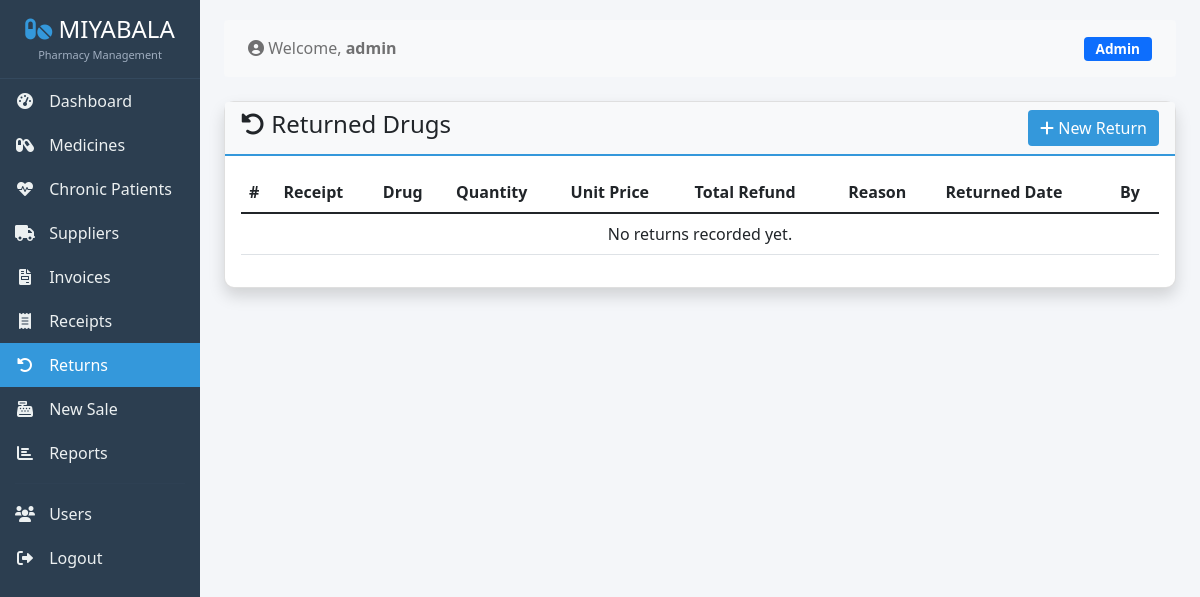
Before: /returns/ (signed in) with the older database file.
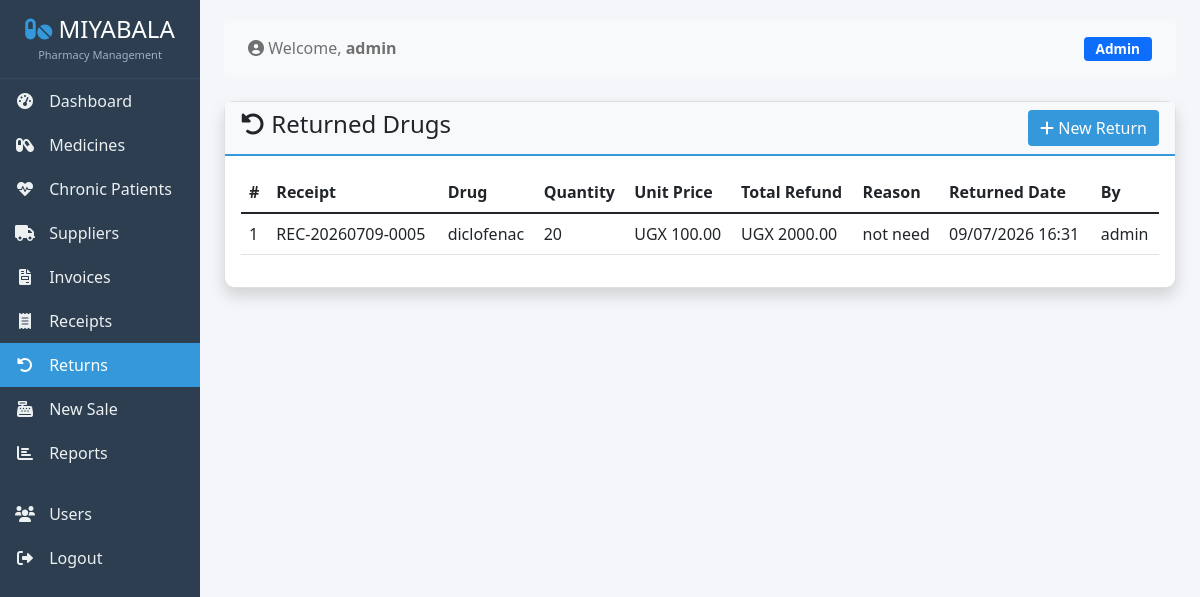
After: the same page with the newer database file.
### stock/models.py (models this page shows, shortened)
class ReturnedDrug(models.Model):
    receipt = models.ForeignKey(Receipt, on_delete=models.CASCADE, related_name='returns')
    drug = models.ForeignKey(Drug, on_delete=models.PROTECT, related_name='returns')
    quantity = models.PositiveIntegerField()
    unit_price = models.DecimalField(max_digits=10, decimal_places=2)
    total_refund = models.DecimalField(max_digits=12, decimal_places=2)
    reason = models.TextField(blank=True, null=True)
    returned_date = models.DateTimeField(auto_now_add=True)
    created_by = models.ForeignKey(User, on_delete=models.SET_NULL, null=True, related_name='returns_created')
    class Meta:
        ordering = ['-returned_date']
        verbose_name_plural = "Returned Drugs"

class Receipt(models.Model):
    receipt_number = models.CharField(max_length=50, unique=True)
    sale = models.ForeignKey(Sale, on_delete=models.CASCADE, related_name='receipts', null=True, blank=True)
    customer_name = models.CharField(max_length=200, blank=True, null=True)
    customer_phone = models.CharField(max_length=20, blank=True, null=True)
    total_amount = models.DecimalField(max_digits=12, decimal_places=2, default=0)
    amount_paid = models.DecimalField(max_digits=12, decimal_places=2, default=0)
    change_due = models.DecimalField(max_digits=12, decimal_places=2, default=0)
    payment_method = models.CharField(max_length=50, default='cash')
    items = models.JSONField(default=list)  # Store items as JSON
    created_at = models.DateTimeField(auto_now_add=True)
    created_by = models.ForeignKey(User, on_delete=models.SET_NULL, null=True, related_name='receipts_created')
    is_printed = models.BooleanField(default=False)
    printed_at = models.DateTimeField(null=True, blank=True)
    class Meta:
        ordering = ['-created_at']
        indexes = [
            models.Index(fields=['receipt_number']),
            models.Index(fields=['created_at']),
        ]

class Drug(models.Model):
    DOSAGE_CHOICES = [
        ('tablet', 'Tablet'),
        ('capsules', 'Capsules'),
        ('injection', 'Injection'),
        ('syrup', 'Syrup'),
        ('suspension', 'Suspension'),
        ('drops', 'Drops'),
        ('ointment', 'Ointment'),
        ('cream', 'Cream'),
        ('jerry', 'Jerry'),
        ('oil', 'Oil'),
        ('spray', 'Spray'),
        ('gel', 'Gel'),
        ('powder', 'Powder'),
        ('liquid', 'Liquid'),
        ('balm', 'Balm'),
    ]
    name = models.CharField(max_length=200)
    generic_name = models.CharField(max_length=200, blank=True, null=True)
    brand = models.CharField(max_length=100, blank=True, null=True)
    description = models.TextField(blank=True, null=True)
    dosage = models.CharField(
        max_length=50,
        choices=DOSAGE_CHOICES,
        default='tablet',
        blank=True,
        null=True,
        help_text="Select the dosage form"
    )
    strength = models.CharField(
        max_length=100,
        blank=True,
        null=True,
        help_text="e.g., 500mg, 10mg/5ml"
    )
    category = models.ForeignKey(Category, on_delete=models.SET_NULL, null=True, related_name='drugs')
    supplier = models.ForeignKey(Supplier, on_delete=models.SET_NULL, null=True, related_name='drugs')
    cost_price = models.DecimalField(max_digits=10, decimal_places=2, default=0)
    selling_price = models.DecimalField(max_digits=10, decimal_places=2, default=0)
    stock_quantity = models.PositiveIntegerField(default=0)
    reorder_level = models.PositiveIntegerField(default=10)
    max_stock_level = models.PositiveIntegerField(default=100, blank=True, null=True)
    expiry_date = models.DateField(blank=True, null=True)
    batch_no = models.CharField(max_length=50, blank=True, null=True, help_text="Batch/Lot number")
    barcode = models.CharField(max_length=100, blank=True, null=True, unique=True)
    is_active = models.BooleanField(default=True)
    pack_size = models.PositiveIntegerField(
        default=0,
        help_text="Number of units per packet"
    )
    markup_percentage = models.DecimalField(
        max_digits=5,
        decimal_places=2,
        default=50.00,
        help_text="Default 50% (1.5x cost price)"
    )
    created_at = models.DateTimeField(auto_now_add=True)
    updated_at = models.DateTimeField(auto_now=True)
    created_by = models.ForeignKey(User, on_delete=models.SET_NULL, null=True, related_name="drugs_created")
    class Meta:
        ordering = ["name"]
        indexes = [
            models.Index(fields=["name"]),
            models.Index(fields=["batch_no"]),
            models.Index(fields=["expiry_date"]),
        ]

### stock/views.py (the view)
# urls.py: path('returns/', views.return_list, name='return_list'),
@login_required
def return_list(request):
    returns = ReturnedDrug.objects.all().select_related('receipt', 'drug', 'created_by').order_by('-returned_date')
    return render(request, 'stock/return_list.html', {'returns': returns})

### stock/templates/stock/return_list.html (shortened to what this page needs)
{% extends 'stock/base.html' %}
{% load static %}
{% block content %}
<div class="row">
    <div class="col-12">
        <div class="card shadow">
            <div class="card-header d-flex justify-content-between align-items-center">
                <h4><i class="fas fa-undo-alt"></i> Returned Drugs</h4>
                <a href="{% url 'stock:return_create' %}" class="btn btn-primary">
                    <i class="fas fa-plus"></i> New Return
                </a>
            </div>
            <div class="card-body">
                <div class="table-responsive">
                    <table class="table table-hover">
                        <thead>
                            <tr>
                                <th>#</th>
                                <th>Receipt</th>
                                <th>Drug</th>
                                <th>Quantity</th>
                                <th>Unit Price</th>
                                <th>Total Refund</th>
                                <th>Reason</th>
                                <th>Returned Date</th>
                                <th>By</th>
                            </tr>
                        </thead>
                        <tbody>
                            {% for return in returns %}
                            <tr>
                                <td>{{ forloop.counter }}</td>
                                <td>{{ return.receipt.receipt_number }}</td>
                                <td>{{ return.drug.name }}</td>
                                <td>{{ return.quantity }}</td>
                                <td>UGX {{ return.unit_price|floatformat:2 }}</td>
                                <td>UGX {{ return.total_refund|floatformat:2 }}</td>
                                <td>{{ return.reason|default:"-" }}</td>
                                <td>{{ return.returned_date|date:"d/m/Y H:i" }}</td>
                                <td>{{ return.created_by.username }}</td>
                            </tr>
                            {% empty %}
                            <tr>
                                <td colspan="9" class="text-center">No returns recorded yet.</td>
                            </tr>
                            {% endfor %}
                        </tbody>
                    </table>
                </div>
            </div>
        </div>
    </div>
</div>
{% endblock %}

Changed rows visible on the page:
added ReturnedDrug: receipt.receipt_number "REC-20260709-0005", drug.name "diclofenac", quantity "20", unit_price "100.00", total_refund "2000.00", reason "not need", returned_date "09/07/2026 16:31", created_by.username "admin"
Other visible differences:
text no longer shown: "No returns recorded yet."
